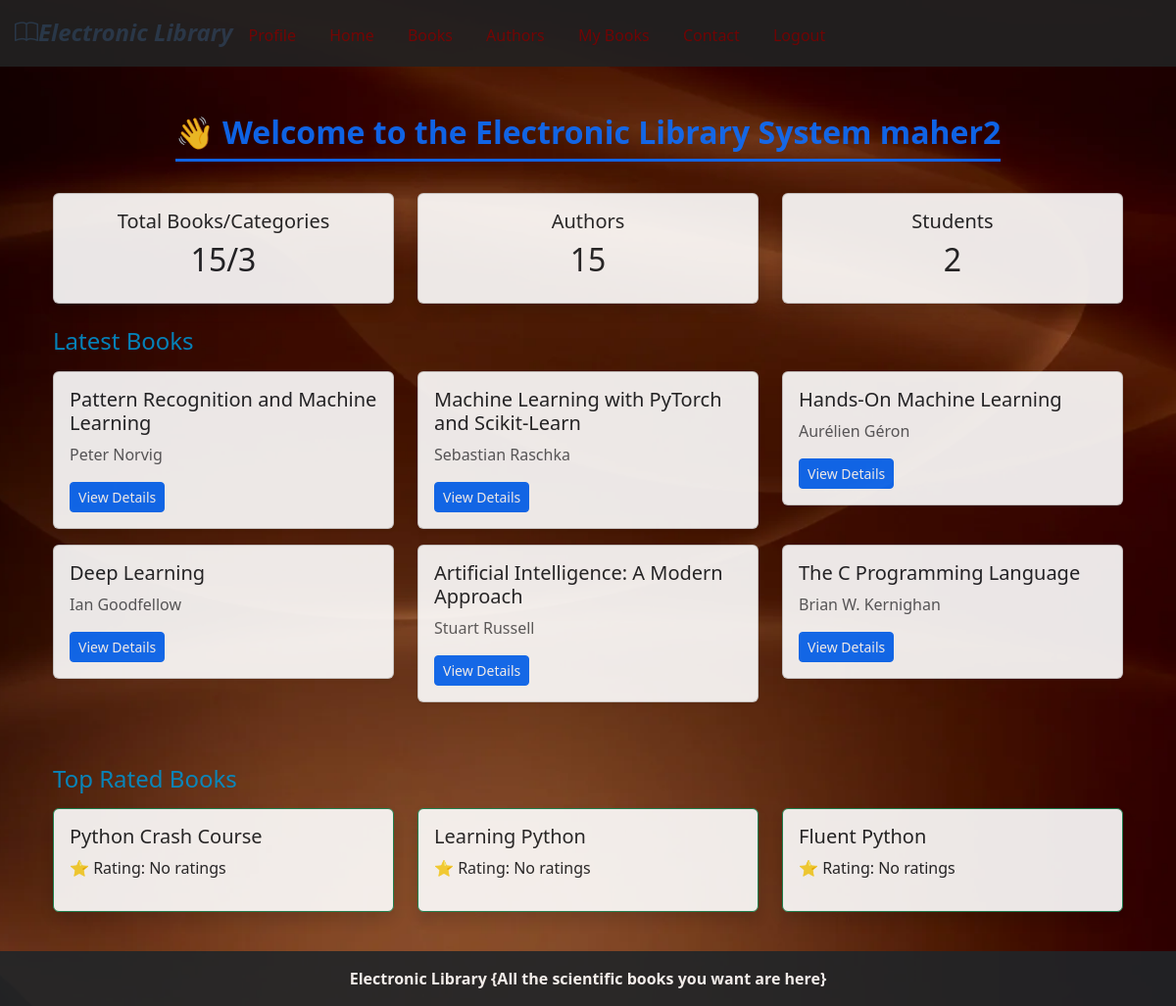
Page /home/ (signed in) on the committed database.
### library/models.py (models this page shows, shortened)
class Book(models.Model):
    title = models.CharField(max_length=200)
    author = models.ForeignKey(Author, on_delete=models.CASCADE)
    category = models.ForeignKey(Category, on_delete=models.SET_NULL, null=True)
    description = models.TextField()
    publication_year = models.IntegerField()
    pages = models.IntegerField()
    language = models.CharField(max_length=50)
    total_copies = models.PositiveIntegerField()
    available_copies = models.PositiveIntegerField()
    cover = models.ImageField(upload_to='books/')
    created_at = models.DateTimeField(auto_now_add=True)

class Author(models.Model):
    name = models.CharField(max_length=150)
    bio = models.TextField()
    photo = models.ImageField(upload_to='authors/', null=True, blank=True)

### pages/views.py (the view)
# urls.py: path("home/", home, name="home"),  # الصفحة الرئيسية بعد تسجيل الدخول
@login_required
def home(request):
    latest_books = Book.objects.order_by('-id')[:6]
    top_books = (
        Book.objects
        .annotate(avg_rating=Avg('review__rating'))
        .order_by('-avg_rating')[:3]
    )
    stats = {
        "books": Book.objects.count(),
        "authors": Author.objects.count(),
        "categories": Category.objects.count(),
        "students": User.objects.filter(is_staff=False).count(),
    }
    context = {
        "latest_books": latest_books,
        "top_books": top_books,
        "stats": stats,
    }
    return render(request, "pages/home.html", context)

### pages/templates/pages/home.html (shortened to what this page needs)
{% extends "base.html" %}
{% block content %}
<div class="container mt-4">
    <div class="mb-4 text-center">
      <h2 class="fw-bold text-center text-primary position-relative d-inline-block">
    👋 Welcome to the Electronic Library System {{ user.username }}
    <span style="display:block; height:3px; background:#0d6efd; margin-top:8px;"></span>
</h2>
    </div>
    <div class="row text-center mb-4">
        <div class="col-md-4">
            <div class="card shadow">
                <div class="card-body">
                    <h5>Total Books/Categories</h5>
                    <h2>{{ stats.books }}/{{ stats.categories }}</h2>
                </div>
            </div>
        </div>
        <div class="col-md-4">
            <div class="card shadow">
                <div class="card-body">
                    <h5>Authors</h5>
                    <h2>{{ stats.authors }}</h2>
                </div>
            </div>
        </div>
        <div class="col-md-4">
            <div class="card shadow">
                <div class="card-body text-center">
                    <h5>Students</h5>
                    <h2>{{ stats.students }}</h2>
                </div>
            </div>
        </div>
    </div>
    <h4 class="mb-3" style="color: rgb(1, 144, 205);">Latest Books</h4>
    <div class="row">
        {% for book in latest_books %}
        <div class="col-md-4">
            <div class="card mb-3 shadow-sm">
                <div class="card-body">
                    <h5>{{ book.title }}</h5>
                    <p class="text-muted">{{ book.author.name }}</p>
                    <a href="/book/{{ book.id }}/" class="btn btn-sm btn-primary">
                        View Details
                    </a>
                </div>
            </div>
        </div>
        {% endfor %}
    </div>
    <h4 class="mt-5 mb-3" style="color: rgb(1, 144, 205);">Top Rated Books</h4>
    <div class="row">
        {% for book in top_books %}
        <div class="col-md-4">
            <div class="card border-success mb-3 shadow">
                <div class="card-body">
                    <h5>{{ book.title }}</h5>
                    <p>⭐ Rating: {{ book.avg_rating|default:"No ratings" }}</p>
                </div>
            </div>
        </div>
        {% endfor %}
    </div>
</div>
{% endblock %}

### pages/templates/pages/home.html (style rules this page uses)
body { background-image: url('/media/back ground/maktaba.jpg'); background-size: cover; background-position: center; background-attachment: fixed; opacity: 0.9; }

### templates/base.html (style rules this page uses)
html, body { height: 100%; margin: 0; display: flex; flex-direction: column; }
.container { flex: 1; }

### rows in the picture
Book: title "Pattern Recognition and Machine Learning", author.name "Peter Norvig"
Book: title "Machine Learning with PyTorch and Scikit-Learn", author.name "Sebastian Raschka"
Book: title "Hands-On Machine Learning", author.name "Aurélien Géron"
Book: title "Deep Learning", author.name "Ian Goodfellow"
Book: title "Artificial Intelligence: A Modern Approach", author.name "Stuart Russell"
Book: title "The C Programming Language", author.name "Brian W. Kernighan"
Book: title "Python Crash Course", avg_rating "No ratings"
Book: title "Learning Python", avg_rating "No ratings"
Book: title "Fluent Python", avg_rating "No ratings"

### other values in the picture
{{ user.username }} "maher2"
{{ stats.books }} "15"
{{ stats.categories }} "3"
{{ stats.authors }} "15"
{{ stats.students }} "2"
